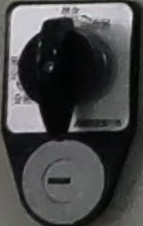
#> input picture 11.machine-learning/knn/dataset/top/top-105_n.jpg, 143 x 226 px, found by its file name; its folder holds 4 pictures in this run
$ python img_rotated.py
#> lines starting #> are read from the running program, lines starting #| are printed output that depends on the picture
import cv2
import os


img_folder = r'F:\PythonWork\dataset\electrical_cabinet_all\classify\button_rotate\train\top'
img_save_folder = r'F:\PythonWork\dataset\electrical_cabinet_all\classify\button_rotate\train\top_rotate1'

img_list = os.listdir(img_folder)

for imgs in img_list:
    img_path = os.path.join(img_folder, imgs)

    img = cv2.imread(img_path)
#> img is the input picture: shape (226, 143, 3); mean B, G, R 71.7, 71.4, 70.8
    height, width, channel = img.shape
#> height = 226; width = 143; channel = 3

    # 旋转参数：旋转中心，旋转角度，scale
    M = cv2.getRotationMatrix2D((width / 2, height / 2), 90, 1)
    # 参数：原始图像，旋转参数，元素图像宽高
    rotated = cv2.warpAffine(img, M, (width*2, height*2))
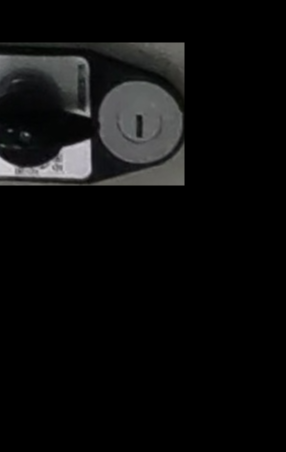
#> rotated: shape (452, 286, 3); mean B, G, R 12.4, 12.4, 12.3

    cv2.imwrite(img_save_folder + '\\' + imgs, rotated)
    print(img_path)
#> pass 2 of the loop `for imgs in img_list:`:
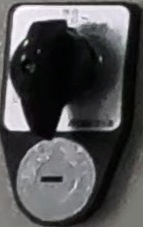
#> input picture 11.machine-learning/knn/dataset/top/top-106_n.jpg, 143 x 227 px, found by its file name
#> img is the input picture: shape (227, 143, 3); mean B, G, R 81, 79.7, 79.9
#> `rotated = cv2.warpAffine(img, M, (width*2, height*2))`:
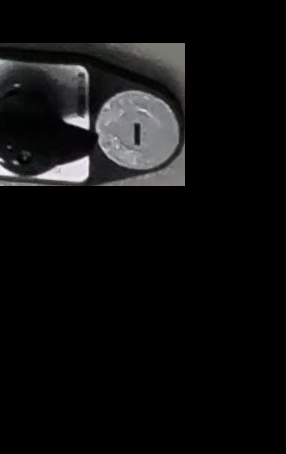
#> rotated: shape (454, 286, 3); mean B, G, R 14.1, 13.9, 13.9
#> pass 3 of the loop `for imgs in img_list:`:
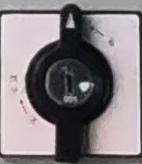
#> input picture 11.machine-learning/knn/dataset/top/top-145_n.jpg, 142 x 164 px, found by its file name
#> img is the input picture: shape (164, 142, 3); mean B, G, R 129.6, 125.8, 132.7
#> `rotated = cv2.warpAffine(img, M, (width*2, height*2))`:
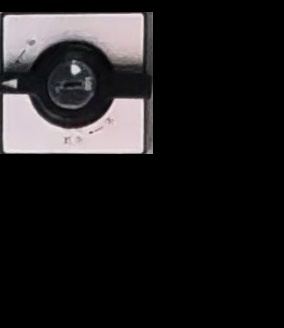
#> rotated: shape (328, 284, 3); mean B, G, R 29.9, 28.9, 30.6
#> the loop made 4 passes; the first 3 are shown
